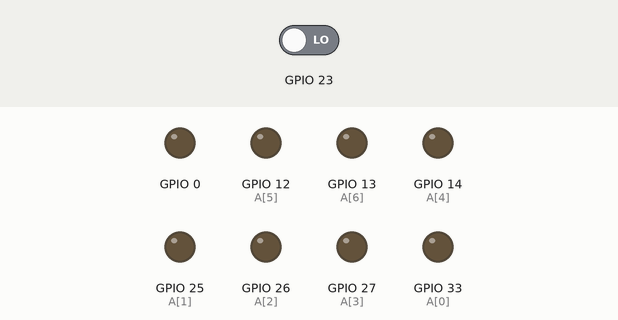
Simulated run of this sketch. Board: ESP32. Parts: output pins drawn as LEDs (lit = HIGH). Inputs (shaded band) come from the test bench; at power-on: GPIO 23 LOW.

Above: at 1.2 s.
1.3 s: GPIO 23 driven HIGH
At 1.6 s:
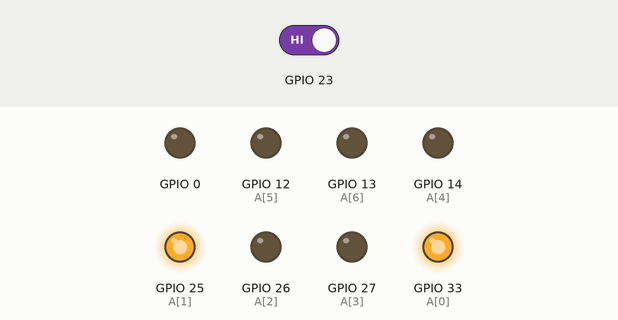
At 4.2 s:
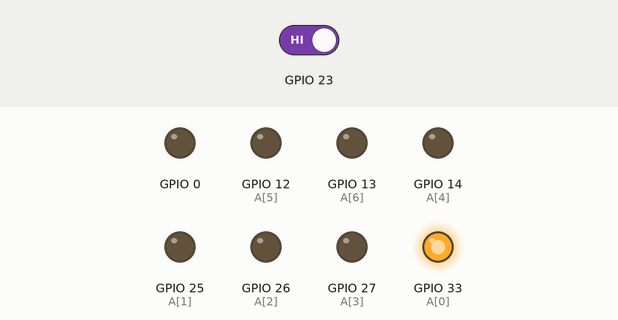
4.3 s: GPIO 23 driven LOW
At 4.8 s:
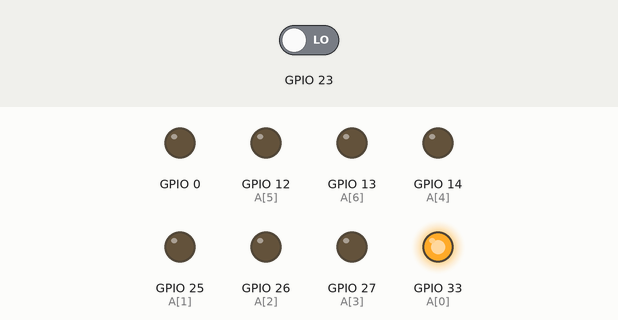
Timing chart, 0 to 7.3 s (numbered marks = the images above; inputs shaded):
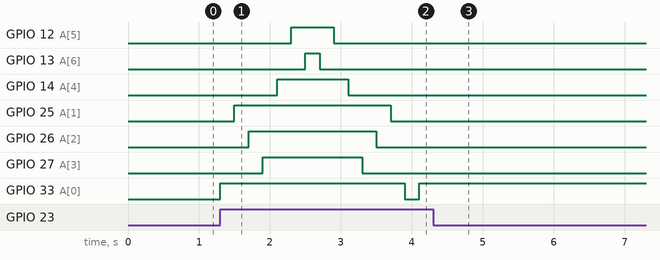

The sketch:

WK2-1.ino
```cpp
int A[]={33,25,26,27,14,12,13};
int btn;
int C=0;
int V=0;
void setup() {
  for(int i=0;i<=7;i++)
  {
  pinMode(A[i], OUTPUT);
  }

  pinMode( 23 , INPUT);
  digitalWrite( 23 , HIGH);
}

void loop() {

  btn = digitalRead(23);

//  if(btn == HIGH){
//    digitalWrite(A[V],HIGH);
//    V++;
//    delay(200);
//    }
//        delay(200);
  if(btn==HIGH){

    if(C>=0 && C<=6){

      digitalWrite(A[V],HIGH);

      V++;
      C++;
          delay(200);
      }
    else if(C>6 && C<=13){
      V--;
      digitalWrite(A[V],LOW);
      C++;
          delay(200);
      }
      else if(C>13){
        C=0;
        }
    }


}
```

Measured:
- after the input at 1.3 s, GPIO 12 (A[5]): LOW → HIGH after 1.0 s, → LOW 0.60 s later; GPIO 13 (A[6]): LOW → HIGH after 1.2 s, → LOW 0.20 s later; GPIO 14 (A[4]): LOW → HIGH after 0.80 s, → LOW 1.0 s later; GPIO 25 (A[1]): LOW → HIGH after 0.20 s, → LOW 2.2 s later; GPIO 26 (A[2]): LOW → HIGH after 0.40 s, → LOW 1.8 s later
- after the input at 4.3 s, GPIO 12 (A[5]), GPIO 13 (A[6]), GPIO 14 (A[4]), GPIO 25 (A[1]), GPIO 26 (A[2]), GPIO 27 (A[3]): stops changing and stays LOW; GPIO 33 (A[0]): stops changing and stays HIGH
